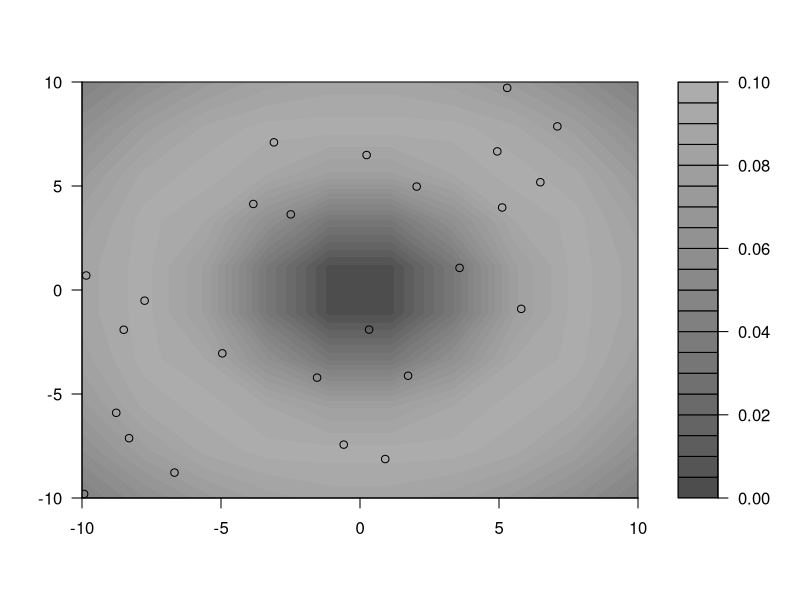

Write R code to recreate this figure.
library(spatstat)
library(graphics)

rm(list = ls())

gamma_lambda <- function(x, y, ... ){
  r <- sqrt(x^2 + y^2)
  return(dgamma(r, shape=5, scale=2))
}

# Define the rectangle region
xtics <- seq(-10, 10, length=10)
ytics <- seq(-10, 10, length=10)
values <- matrix(ncol = 10, nrow = 10)
i = 1;
for (x in xtics) {
  j = 1;
  for (y in ytics) {
    prob_ <- gamma_lambda(x, y)
    values[i, j] <- prob_
    j = j + 1
  }
  i = i + 1
}
rect_im <- im(values, xcol=xtics, yrow=ytics)

rectangulo <- owin(xrange=c(-10,10), yrange=c(-10,10))

puntos <- rpoispp(gamma_lambda, win = rectangulo)

# contour.im(rect_im, add=TRUE, axes=TRUE, clipwin = rectangulo, col=co)
#contour(rect_im, add=TRUE, axes=TRUE, clipwin = rectangulo)

filled.contour(values, x = xtics, y = ytics, col=gray.colors(40),
               plot.axes = { points(puntos); axis(1); axis(2) }
               )
#points(puntos$x, puntos$y)

# contour(rect_im, add=TRUE, axes=TRUE, clipwin = rectangulo)
